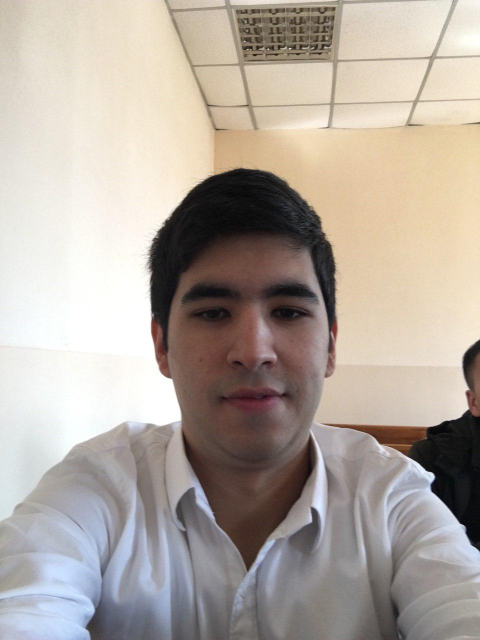
#> input picture face_recognition_models/image/Johongir/1.jpg, 960 x 1280 px (shown at 1/2 size); its folder holds only this picture in this run
$ python new_load.py   (Python 2 division)
#> lines starting #> are read from the running program, lines starting #| are printed output that depends on the picture
import os

import cv2
import matplotlib.pyplot as plt
import numpy as np

DATADIR = os.path.join(os.path.dirname(os.path.abspath(__file__)), "image")
face_cascade = cv2.CascadeClassifier(
    "/home/warlock/Downloads/pych/my_project_faced/data/haarcascade_frontalface_alt2.xml")

print DATADIR
new_array = []
x_t = []
CATEGORIES = ["Johongir", "Kamoldin", "Salimjon", "shoxruxbek", "Umidjon"]
IMG_SIZE = 50
for category in CATEGORIES:  # do dogs and cats
    path = os.path.join(DATADIR, category)  # create path to dogs and cats
    for img in os.listdir(path):
        img_array = cv2.imread(os.path.join(path, img), cv2.IMREAD_GRAYSCALE)  # convert to array
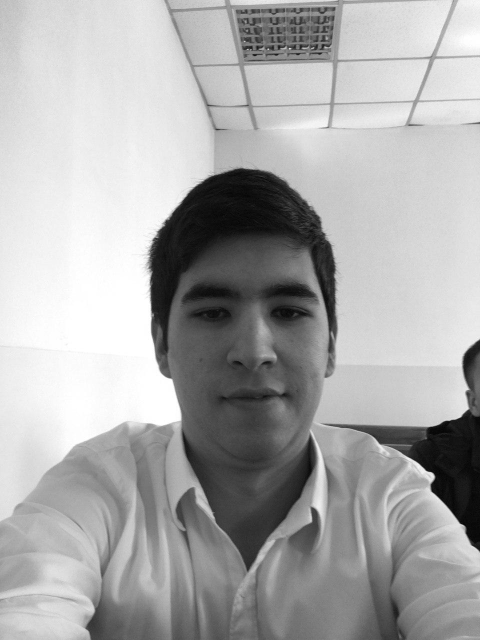
#> img_array: shape (1280, 960) (shown at 1/2 size); min 0, max 255, mean 170.4
        img_array = np.array(img_array)
#> (the run stopped early here; a loop or call above may not have finished)

$ run again, on face_recognition_models/image/Johongir/2.jpg
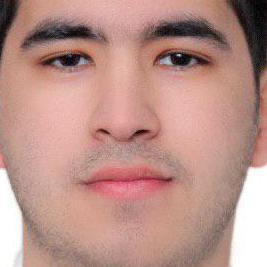
#> input picture face_recognition_models/image/Johongir/2.jpg, 267 x 267 px
#> `img_array = cv2.imread(os.path.join(path, img), cv2.IMREAD_GRAYSCALE)`:
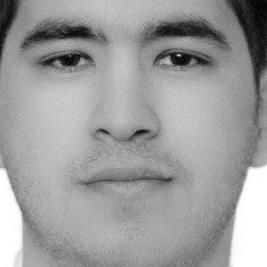
#> img_array: shape (267, 267); min 0, max 255, mean 156.9
